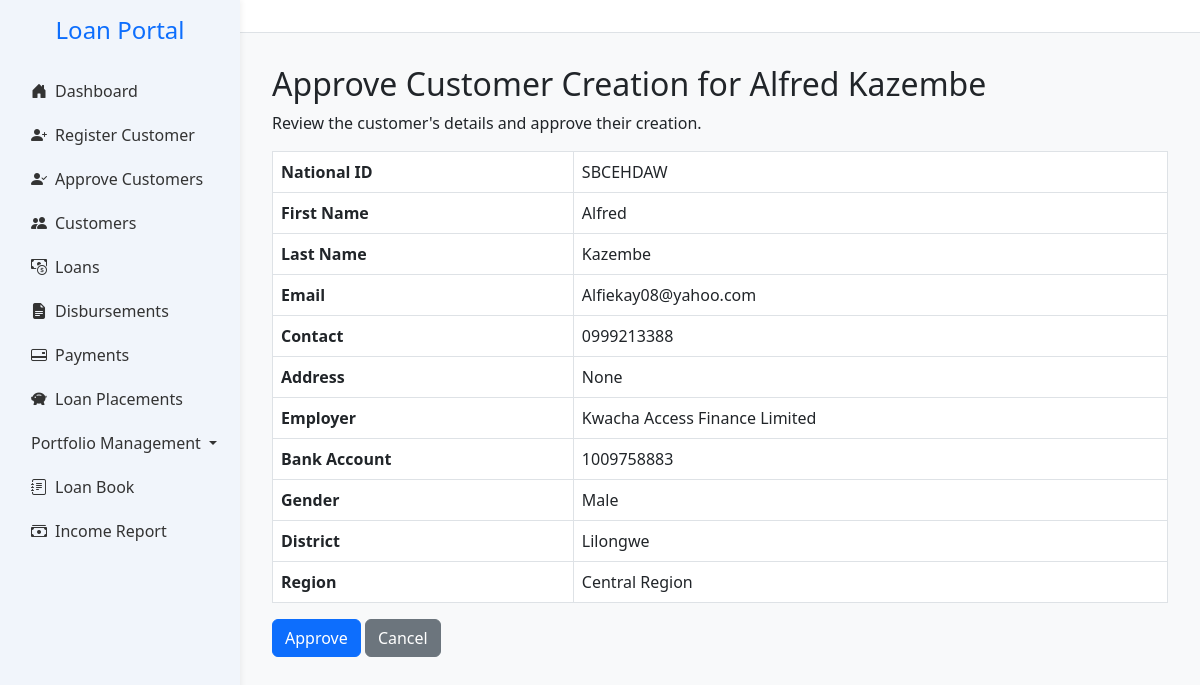
/customer/check/1, run on the app's committed database.
### app.py (models this page shows, shortened)
class Customer(db.Model):
    __tablename__ = 'customers'
    __table_args__ = (
        db.UniqueConstraint('national_id', name='uq_customers_national_id'),
        db.UniqueConstraint('file_number', name='uq_customers_file_number'),
        db.UniqueConstraint('employment_number', name='uq_customers_employment_number'),
        db.Index('idx_customers_national_id', 'national_id'),
        db.Index('idx_customers_file_number', 'file_number'),
        db.Index('idx_customers_employment_number', 'employment_number'),
        db.Index('idx_customers_agent_id', 'agent_id'),
    )
    id = db.Column(db.Integer, primary_key=True)
    national_id = db.Column(db.String(20), unique=True, nullable=False)
    first_name = db.Column(db.String(100), nullable=False)
    last_name = db.Column(db.String(100), nullable=False)
    gender = db.Column(db.String(10))
    dob = db.Column(db.String(20))
    title = db.Column(db.String(20))
    email = db.Column(db.String(100), nullable=False)
    contact = db.Column(db.String(20))
    address = db.Column(db.String(255))
    next_of_kin_name = db.Column(db.String(20),nullable=False)
    next_of_kin_relationship = db.Column(db.String(20),nullable=False)
    next_of_kin_contact = db.Column(db.String(20))
    employer = db.Column(db.String(100), nullable=False)
    job_title = db.Column(db.String(100))
    salary = db.Column(db.Float)
    service_length = db.Column(db.String(50))
    bank_name = db.Column(db.String(100))
    bank_account = db.Column(db.String(20), nullable=False)
    salary_deposited = db.Column(db.String(10))
    district = db.Column(db.String(100))
    region = db.Column(db.String(100))
    amount_requested = db.Column(db.Float)
    status = db.Column(db.String(20), default='pending')
    is_approved_for_creation = db.Column(db.Boolean, default=False)
    maker_id = db.Column(db.Integer, nullable=False)
    checker_id = db.Column(db.Integer)
    is_approved_for_deletion = db.Column(db.Boolean, default=False)
    file_number = db.Column(db.String(20))
    created_at = db.Column(db.DateTime, default=datetime.utcnow)
    date_joined = db.Column(db.Date, nullable=True, index=True)
    is_voluntary_retirement_candidate = db.Column(db.Boolean, default=False)
    agent_id = db.Column(db.Integer, db.ForeignKey('agents.id'), nullable=True)
    employment_number = db.Column(db.String(20), unique=True, nullable=True)
    loans = db.relationship('LoanApplication', back_populates='customer')
    agent = db.relationship('Agent', back_populates='customers')
    customer_documents = db.relationship("Document", back_populates="customer", lazy=True)
    @property
    def is_voluntary_retirement_candidate(self):
        return self.years_in_service is not None and self.years_in_service >= 20

### app.py (the view, shortened to what this page needs)
@app.route('/customer/check/<int:customer_id>', methods=['GET', 'POST'])
def check_customer(customer_id):
    customer = Customer.query.get_or_404(customer_id)
    return render_template('check_customer.html', customer=customer)

### app.py (called while the page is built, shortened)
@app.context_processor
def inject_notifications():
    if not current_user.is_authenticated:
        return dict(notifications=[])

### templates/check_customer.html (shortened to what this page needs)
{% extends "base.html" %}
{% block content %}
<h2>Approve Customer Creation for {{ customer.first_name }} {{ customer.last_name }}</h2>
<p>Review the customer's details and approve their creation.</p>
<table class="table table-bordered">
    <tr><th>National ID</th><td>{{ customer.national_id }}</td></tr>
    <tr><th>First Name</th><td>{{ customer.first_name }}</td></tr>
    <tr><th>Last Name</th><td>{{ customer.last_name }}</td></tr>
    <tr><th>Email</th><td>{{ customer.email }}</td></tr>
    <tr><th>Contact</th><td>{{ customer.contact }}</td></tr>
    <tr><th>Address</th><td>{{ customer.address }}</td></tr>
    <tr><th>Employer</th><td>{{ customer.employer }}</td></tr>
    <tr><th>Bank Account</th><td>{{ customer.bank_account }}</td></tr>
    <tr><th>Gender</th><td>{{ customer.gender }}</td></tr>
    <tr><th>District</th><td>{{ customer.district }}</td></tr>
    <tr><th>Region</th><td>{{ customer.region }}</td></tr>
</table>
<form action="{{ url_for('check_customer', customer_id=customer.id) }}" method="POST">
    <button type="submit" class="btn btn-primary">Approve</button>
    <a href="{{ url_for('customers') }}" class="btn btn-secondary">Cancel</a>
</form>
{% endblock %}

### templates/base.html (style rules this page uses)
:root { --main-blue: #007bff; --sidebar-bg: #f1f5fb; --sidebar-hover: #dbeafe; }
body { overflow-x: hidden; background-color: #f8f9fa; }

### data on the page
Customer: first_name "Alfred", last_name "Kazembe", national_id "SBCEHDAW", email "Alfiekay08@yahoo.com", contact "0999213388", address "None", employer "Kwacha Access Finance Limited", bank_account "1009758883", gender "Male", district "Lilongwe", region "Central Region"
